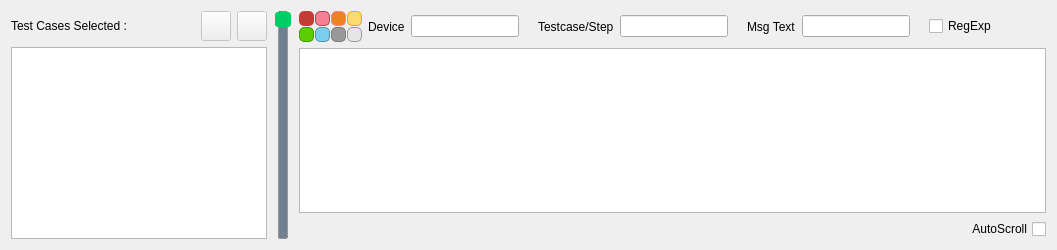
  <widget class="QWidget" name="centralWidget">
   <layout class="QGridLayout" name="gridLayout">
    <item row="0" column="1">
     <widget class="QSlider" name="slidLogLevel">
      <property name="font">
       <font>
        <underline>false</underline>
        <strikeout>false</strikeout>
       </font>
      </property>
      <property name="cursor">
       <cursorShape>PointingHandCursor</cursorShape>
      </property>
      <property name="acceptDrops">
       <bool>false</bool>
      </property>
      <property name="toolTip">
       <string notr="true" extracomment="Depth Level">&lt;html&gt;&lt;head/&gt;&lt;body style=&quot;width:100px&quot;&gt;&lt;p&gt;Depth level for log messages set to %1 (Shift+F1 for Help)&lt;/p&gt;&lt;/body&gt;&lt;/html&gt;</string>
      </property>
      <property name="toolTipDuration">
       <number>-1</number>
      </property>
      <property name="whatsThis">
       <string extracomment="Log level">&lt;html&gt;&lt;head/&gt;&lt;body&gt;&lt;ul style=&quot;margin-top: 0px; margin-bottom: 0px; margin-left: 0px; margin-right: 0px; -qt-list-indent: 1;&quot;&gt;&lt;li style=&quot; margin-top:12px; margin-bottom:0px; margin-left:0px; margin-right:0px; -qt-block-indent:0; text-indent:0px;&quot;&gt;Level 1 : Messages related to the test procedure in general.&lt;/li&gt;&lt;li style=&quot; margin-top:0px; margin-bottom:0px; margin-left:0px; margin-right:0px; -qt-block-indent:0; text-indent:0px;&quot;&gt;Level 2 : Messages related to a test case included in test procedure.&lt;/li&gt;&lt;li style=&quot; margin-top:0px; margin-bottom:0px; margin-left:0px; margin-right:0px; -qt-block-indent:0; text-indent:0px;&quot;&gt;Level 3 : Messages related to a step included in a test case.&lt;/li&gt;&lt;li style=&quot; margin-top:0px; margin-bottom:0px; margin-left:0px; margin-right:0px; -qt-block-indent:0; text-indent:0px;&quot;&gt;Level 4 : Messages related to an action included in a step.&lt;/li&gt;&lt;li style=&quot; margin-top:0px; margin-bottom:0px; margin-left:0px; margin-right:0px; -qt-block-indent:0; text-indent:0px;&quot;&gt;Level 5 : Messages related to an optional operation (executed outside the context of the test prodecure).&lt;/li&gt;&lt;/ul&gt;&lt;/body&gt;&lt;/html&gt;</string>
      </property>
      <property name="accessibleDescription">
       <string/>
      </property>
      <property name="layoutDirection">
       <enum>Qt::LeftToRight</enum>
      </property>
      <property name="autoFillBackground">
       <bool>true</bool>
      </property>
      <property name="styleSheet">
       <string notr="true">QSlider::groove:vertical {
 border-radius: 3px;
 border: 1px solid black;
	width:8px;
    background: red;
    position: absolute; /* absolutely position 4px from the left and right of the widget. setting margins on the widget should work too... */
    left: 4px; right: 4px;
}

QSlider::handle:vertical {
 border-radius: 3px;
    height: 15px;
   width:15px;
    background: #00CD66;
    margin: 0 -4px; /* expand outside the groove */
}

QSlider::add-page:vertical {
 border-radius: 3px;
 border: 1px solid #999999;
    background: #708090;
}

QSlider::sub-page:vertical {
    background: #00CD66;
 border-radius: 3px;
}</string>
      </property>
      <property name="minimum">
       <number>1</number>
      </property>
      <property name="maximum">
       <number>5</number>
      </property>
      <property name="pageStep">
       <number>1</number>
      </property>
      <property name="orientation">
       <enum>Qt::Vertical</enum>
      </property>
      <property name="invertedAppearance">
       <bool>true</bool>
      </property>
      <property name="invertedControls">
       <bool>false</bool>
      </property>
      <property name="tickPosition">
       <enum>QSlider::TicksBelow</enum>
      </property>
      <property name="tickInterval">
       <number>1</number>
      </property>
     </widget>
    </item>
    <item row="0" column="0">
     <layout class="QVBoxLayout" name="verticalLayout">
      <item>
       <layout class="QHBoxLayout" name="horizontalLayout">
        <item>
         <widget class="QLabel" name="label">
          <property name="text">
           <string>Test Cases Selected :</string>
          </property>
         </widget>
        </item>
        <item>
         <spacer name="horizontalSpacer_5">
          <property name="orientation">
           <enum>Qt::Horizontal</enum>
          </property>
          <property name="sizeType">
           <enum>QSizePolicy::Minimum</enum>
          </property>
          <property name="sizeHint" stdset="0">
           <size>
            <width>40</width>
            <height>20</height>
           </size>
          </property>
         </spacer>
        </item>
        <item>
         <widget class="QPushButton" name="btnAddTC">
          <property name="enabled">
           <bool>false</bool>
          </property>
          <property name="minimumSize">
           <size>
            <width>30</width>
            <height>30</height>
           </size>
          </property>
          <property name="maximumSize">
           <size>
            <width>30</width>
            <height>30</height>
           </size>
          </property>
          <property name="toolTip">
           <string>Add Test Cases</string>
          </property>
          <property name="text">
           <string/>
          </property>
          <property name="icon">
           <iconset resource="../qrc/Rcc.qrc">
            <normaloff>:/images/plus.png</normaloff>:/images/plus.png</iconset>
          </property>
         </widget>
        </item>
        <item>
         <widget class="QPushButton" name="btnRemoveTC">
          <property name="enabled">
           <bool>false</bool>
          </property>
          <property name="minimumSize">
           <size>
            <width>30</width>
            <height>30</height>
           </size>
          </property>
          <property name="maximumSize">
           <size>
            <width>30</width>
            <height>30</height>
           </size>
          </property>
          <property name="toolTip">
           <string>Remove Test Cases</string>
          </property>
          <property name="text">
           <string/>
          </property>
          <property name="icon">
           <iconset resource="../qrc/Rcc.qrc">
            <normaloff>:/images/minus.png</normaloff>:/images/minus.png</iconset>
          </property>
         </widget>
        </item>
       </layout>
      </item>
      <item>
       <widget class="QListView" name="lstviewTestCases">
        <property name="enabled">
         <bool>true</bool>
        </property>
        <property name="maximumSize">
         <size>
          <width>400</width>
          <height>16777215</height>
         </size>
        </property>
        <property name="font">
         <font>
          <pointsize>10</pointsize>
         </font>
        </property>
        <property name="autoFillBackground">
         <bool>true</bool>
        </property>
        <property name="editTriggers">
         <set>QAbstractItemView::NoEditTriggers</set>
        </property>
        <property name="showDropIndicator" stdset="0">
         <bool>true</bool>
        </property>
        <property name="selectionMode">
         <enum>QAbstractItemView::NoSelection</enum>
        </property>
       </widget>
      </item>
     </layout>
    </item>
    <item row="0" column="2">
     <layout class="QVBoxLayout" name="verticalLayout_2">
      <item>
       <layout class="QHBoxLayout" name="horizontalLayout_2">
        <property name="sizeConstraint">
         <enum>QLayout::SetMaximumSize</enum>
        </property>
        <item>
         <layout class="QGridLayout" name="gridLayout_2">
          <property name="sizeConstraint">
           <enum>QLayout::SetDefaultConstraint</enum>
          </property>
          <property name="spacing">
           <number>1</number>
          </property>
          <item row="0" column="2">
           <widget class="QPushButton" name="btnWarn">
            <property name="minimumSize">
             <size>
              <width>15</width>
              <height>15</height>
             </size>
            </property>
            <property name="maximumSize">
             <size>
              <width>15</width>
              <height>15</height>
             </size>
            </property>
            <property name="cursor">
             <cursorShape>PointingHandCursor</cursorShape>
            </property>
            <property name="toolTip">
             <string>Warning</string>
            </property>
            <property name="styleSheet">
             <string notr="true">background-color:#ed8223;
	border-radius:5px;
border:1px solid #f78096;</string>
            </property>
            <property name="text">
             <string/>
            </property>
            <property name="checkable">
             <bool>true</bool>
            </property>
            <property name="checked">
             <bool>false</bool>
            </property>
           </widget>
          </item>
          <item row="1" column="0">
           <widget class="QPushButton" name="btnPass">
            <property name="minimumSize">
             <size>
              <width>15</width>
              <height>15</height>
             </size>
            </property>
            <property name="maximumSize">
             <size>
              <width>15</width>
              <height>15</height>
             </size>
            </property>
            <property name="cursor">
             <cursorShape>PointingHandCursor</cursorShape>
            </property>
            <property name="toolTip">
             <string>Success</string>
            </property>
            <property name="styleSheet">
             <string notr="true">background: #5CCD00;
border-radius: 5px;
border:1px solid #459A00;</string>
            </property>
            <property name="text">
             <string/>
            </property>
            <property name="checkable">
             <bool>true</bool>
            </property>
            <property name="checked">
             <bool>false</bool>
            </property>
           </widget>
          </item>
          <item row="1" column="1">
           <widget class="QPushButton" name="btnSkip">
            <property name="minimumSize">
             <size>
              <width>15</width>
              <height>15</height>
             </size>
            </property>
            <property name="maximumSize">
             <size>
              <width>15</width>
              <height>15</height>
             </size>
            </property>
            <property name="cursor">
             <cursorShape>PointingHandCursor</cursorShape>
            </property>
            <property name="toolTip">
             <string>Avoidance</string>
            </property>
            <property name="styleSheet">
             <string notr="true">border:1px solid #5690a6;
	background-color:#7cceee;
border-radius:5px;</string>
            </property>
            <property name="text">
             <string/>
            </property>
            <property name="checkable">
             <bool>true</bool>
            </property>
            <property name="checked">
             <bool>false</bool>
            </property>
           </widget>
          </item>
          <item row="0" column="1">
           <widget class="QPushButton" name="btnErro">
            <property name="minimumSize">
             <size>
              <width>15</width>
              <height>15</height>
             </size>
            </property>
            <property name="maximumSize">
             <size>
              <width>15</width>
              <height>15</height>
             </size>
            </property>
            <property name="cursor">
             <cursorShape>PointingHandCursor</cursorShape>
            </property>
            <property name="toolTip">
             <string>Error</string>
            </property>
            <property name="styleSheet">
             <string notr="true">background:#f78096;
border:1px solid #ae4553;
border-radius:5px;</string>
            </property>
            <property name="text">
             <string/>
            </property>
            <property name="checkable">
             <bool>true</bool>
            </property>
            <property name="checked">
             <bool>false</bool>
            </property>
           </widget>
          </item>
          <item row="1" column="2">
           <widget class="QPushButton" name="btnMsg1">
            <property name="minimumSize">
             <size>
              <width>15</width>
              <height>15</height>
             </size>
            </property>
            <property name="maximumSize">
             <size>
              <width>15</width>
              <height>15</height>
             </size>
            </property>
            <property name="cursor">
             <cursorShape>PointingHandCursor</cursorShape>
            </property>
            <property name="toolTip">
             <string>Message</string>
            </property>
            <property name="autoFillBackground">
             <bool>false</bool>
            </property>
            <property name="styleSheet">
             <string notr="true">  border: 1px solid #7e7e7e;
background:#999;
border-radius:5px;</string>
            </property>
            <property name="text">
             <string/>
            </property>
            <property name="checkable">
             <bool>true</bool>
            </property>
            <property name="checked">
             <bool>false</bool>
            </property>
           </widget>
          </item>
          <item row="0" column="0">
           <widget class="QPushButton" name="btnFail">
            <property name="minimumSize">
             <size>
              <width>15</width>
              <height>15</height>
             </size>
            </property>
            <property name="maximumSize">
             <size>
              <width>15</width>
              <height>15</height>
             </size>
            </property>
            <property name="cursor">
             <cursorShape>PointingHandCursor</cursorShape>
            </property>
            <property name="toolTip">
             <string>Failure</string>
            </property>
            <property name="styleSheet">
             <string notr="true">	border-radius:5px;
background-color: #c43c35;
  border-color: 1px solid  red;</string>
            </property>
            <property name="text">
             <string/>
            </property>
            <property name="checkable">
             <bool>true</bool>
            </property>
            <property name="checked">
             <bool>false</bool>
            </property>
            <property name="flat">
             <bool>false</bool>
            </property>
           </widget>
          </item>
          <item row="1" column="3">
           <widget class="QPushButton" name="btnMsg2">
            <property name="minimumSize">
             <size>
              <width>15</width>
              <height>15</height>
             </size>
            </property>
            <property name="maximumSize">
             <size>
              <width>15</width>
              <height>15</height>
             </size>
            </property>
            <property name="cursor">
             <cursorShape>PointingHandCursor</cursorShape>
            </property>
            <property name="toolTip">
             <string>Trace</string>
            </property>
            <property name="autoFillBackground">
             <bool>false</bool>
            </property>
            <property name="styleSheet">
             <string notr="true">background-color: #E6E6E6;
border-radius:5px;
  border: 1px solid #999;</string>
            </property>
            <property name="text">
             <string/>
            </property>
            <property name="checkable">
             <bool>true</bool>
            </property>
            <property name="checked">
             <bool>false</bool>
            </property>
           </widget>
          </item>
          <item row="0" column="3">
           <widget class="QPushButton" name="btnInfo">
            <property name="minimumSize">
             <size>
              <width>15</width>
              <height>15</height>
             </size>
            </property>
            <property name="maximumSize">
             <size>
              <width>15</width>
              <height>15</height>
             </size>
            </property>
            <property name="cursor">
             <cursorShape>PointingHandCursor</cursorShape>
            </property>
            <property name="toolTip">
             <string>Information</string>
            </property>
            <property name="styleSheet">
             <string notr="true">background: #FEDA71;
border-radius: 5px;
border:1px solid orange;</string>
            </property>
            <property name="text">
             <string/>
            </property>
            <property name="checkable">
             <bool>true</bool>
            </property>
            <property name="checked">
             <bool>false</bool>
            </property>
           </widget>
          </item>
         </layout>
        </item>
        <item>
         <widget class="QLabel" name="labDevice">
          <property name="text">
           <string>Device</string>
          </property>
         </widget>
        </item>
        <item>
         <widget class="QLineEdit" name="filterEditDevice">
          <property name="sizePolicy">
           <sizepolicy hsizetype="Expanding" vsizetype="Maximum">
            <horstretch>0</horstretch>
            <verstretch>0</verstretch>
           </sizepolicy>
          </property>
          <property name="minimumSize">
           <size>
            <width>0</width>
            <height>0</height>
           </size>
          </property>
          <property name="maximumSize">
           <size>
            <width>200</width>
            <height>16777215</height>
           </size>
          </property>
         </widget>
        </item>
        <item>
         <spacer name="horizontalSpacer">
          <property name="orientation">
           <enum>Qt::Horizontal</enum>
          </property>
          <property name="sizeType">
           <enum>QSizePolicy::Preferred</enum>
          </property>
          <property name="sizeHint" stdset="0">
           <size>
            <width>13</width>
            <height>17</height>
           </size>
          </property>
         </spacer>
        </item>
        <item>
         <widget class="QLabel" name="labTCase_Step">
          <property name="text">
           <string>Testcase/Step</string>
          </property>
         </widget>
        </item>
        <item>
         <widget class="QLineEdit" name="filterEditTCase">
          <property name="sizePolicy">
           <sizepolicy hsizetype="Expanding" vsizetype="Maximum">
            <horstretch>0</horstretch>
            <verstretch>0</verstretch>
           </sizepolicy>
          </property>
          <property name="minimumSize">
           <size>
            <width>0</width>
            <height>0</height>
           </size>
          </property>
          <property name="maximumSize">
           <size>
            <width>200</width>
            <height>16777215</height>
           </size>
          </property>
         </widget>
        </item>
        <item>
         <spacer name="horizontalSpacer_2">
          <property name="orientation">
           <enum>Qt::Horizontal</enum>
          </property>
          <property name="sizeType">
           <enum>QSizePolicy::Preferred</enum>
          </property>
          <property name="sizeHint" stdset="0">
           <size>
            <width>13</width>
            <height>17</height>
           </size>
          </property>
         </spacer>
        </item>
        <item>
         <widget class="QLabel" name="labMsgtext">
          <property name="text">
           <string>Msg Text</string>
          </property>
         </widget>
        </item>
        <item>
         <widget class="QLineEdit" name="filterEditMsgText">
          <property name="enabled">
           <bool>true</bool>
          </property>
          <property name="sizePolicy">
           <sizepolicy hsizetype="Expanding" vsizetype="Maximum">
            <horstretch>0</horstretch>
            <verstretch>0</verstretch>
           </sizepolicy>
          </property>
          <property name="minimumSize">
           <size>
            <width>0</width>
            <height>0</height>
           </size>
          </property>
          <property name="sizeIncrement">
           <size>
            <width>20</width>
            <height>0</height>
           </size>
          </property>
          <property name="baseSize">
           <size>
            <width>0</width>
            <height>0</height>
           </size>
          </property>
          <property name="toolTip">
           <string>Message Text</string>
          </property>
         </widget>
        </item>
        <item>
         <spacer name="horizontalSpacer_3">
          <property name="orientation">
           <enum>Qt::Horizontal</enum>
          </property>
          <property name="sizeType">
           <enum>QSizePolicy::Preferred</enum>
          </property>
          <property name="sizeHint" stdset="0">
           <size>
            <width>13</width>
            <height>17</height>
           </size>
          </property>
         </spacer>
        </item>
        <item>
         <widget class="QCheckBox" name="ckboxRegExp">
          <property name="text">
           <string>RegExp</string>
          </property>
         </widget>
        </item>
        <item>
         <spacer name="horizontalSpacer_4">
          <property name="orientation">
           <enum>Qt::Horizontal</enum>
          </property>
          <property name="sizeType">
           <enum>QSizePolicy::Preferred</enum>
          </property>
          <property name="sizeHint" stdset="0">
           <size>
            <width>13</width>
            <height>17</height>
           </size>
          </property>
         </spacer>
        </item>
        <item>
         <widget class="QPushButton" name="BtnCleanTable">
          <property name="minimumSize">
           <size>
            <width>30</width>
            <height>30</height>
           </size>
          </property>
          <property name="maximumSize">
           <size>
            <width>30</width>
            <height>30</height>
           </size>
          </property>
          <property name="palette">
           <palette>
            <active>
             <colorrole role="WindowText">
              <brush brushstyle="SolidPattern">
               <color alpha="255">
                <red>231</red>
                <green>231</green>
                <blue>231</blue>
               </color>
              </brush>
             </colorrole>
             <colorrole role="Button">
              <brush brushstyle="SolidPattern">
               <color alpha="0">
                <red>0</red>
                <green>0</green>
                <blue>0</blue>
               </color>
              </brush>
             </colorrole>
             <colorrole role="Dark">
              <brush brushstyle="SolidPattern">
               <color alpha="0">
                <red>0</red>
                <green>0</green>
                <blue>0</blue>
               </color>
              </brush>
             </colorrole>
             <colorrole role="Text">
              <brush brushstyle="SolidPattern">
               <color alpha="255">
                <red>231</red>
                <green>231</green>
                <blue>231</blue>
               </color>
              </brush>
             </colorrole>
             <colorrole role="ButtonText">
              <brush brushstyle="SolidPattern">
               <color alpha="255">
                <red>231</red>
                <green>231</green>
                <blue>231</blue>
               </color>
              </brush>
             </colorrole>
             <colorrole role="Base">
              <brush brushstyle="SolidPattern">
               <color alpha="0">
                <red>0</red>
                <green>0</green>
                <blue>0</blue>
               </color>
              </brush>
             </colorrole>
             <colorrole role="Window">
              <brush brushstyle="SolidPattern">
               <color alpha="0">
                <red>0</red>
                <green>0</green>
                <blue>0</blue>
               </color>
              </brush>
             </colorrole>
             <colorrole role="PlaceholderText">
              <brush brushstyle="SolidPattern">
               <color alpha="128">
                <red>231</red>
                <green>231</green>
                <blue>231</blue>
               </color>
              </brush>
             </colorrole>
            </active>
            <inactive>
             <colorrole role="WindowText">
              <brush brushstyle="SolidPattern">
               <color alpha="255">
                <red>231</red>
                <green>231</green>
                <blue>231</blue>
               </color>
              </brush>
             </colorrole>
             <colorrole role="Button">
              <brush brushstyle="SolidPattern">
               <color alpha="0">
                <red>0</red>
                <green>0</green>
                <blue>0</blue>
               </color>
              </brush>
             </colorrole>
             <colorrole role="Dark">
              <brush brushstyle="SolidPattern">
               <color alpha="0">
                <red>0</red>
                <green>0</green>
                <blue>0</blue>
               </color>
              </brush>
             </colorrole>
             <colorrole role="Text">
              <brush brushstyle="SolidPattern">
               <color alpha="255">
                <red>231</red>
                <green>231</green>
                <blue>231</blue>
               </color>
              </brush>
             </colorrole>
             <colorrole role="ButtonText">
              <brush brushstyle="SolidPattern">
               <color alpha="255">
                <red>231</red>
                <green>231</green>
                <blue>231</blue>
               </color>
              </brush>
             </colorrole>
             <colorrole role="Base">
              <brush brushstyle="SolidPattern">
               <color alpha="0">
                <red>0</red>
                <green>0</green>
                <blue>0</blue>
               </color>
              </brush>
             </colorrole>
             <colorrole role="Window">
              <brush brushstyle="SolidPattern">
               <color alpha="0">
                <red>0</red>
                <green>0</green>
                <blue>0</blue>
               </color>
              </brush>
             </colorrole>
             <colorrole role="PlaceholderText">
              <brush brushstyle="SolidPattern">
               <color alpha="128">
                <red>231</red>
                <green>231</green>
                <blue>231</blue>
               </color>
              </brush>
             </colorrole>
            </inactive>
            <disabled>
             <colorrole role="WindowText">
              <brush brushstyle="SolidPattern">
               <color alpha="0">
                <red>0</red>
                <green>0</green>
                <blue>0</blue>
               </color>
              </brush>
             </colorrole>
             <colorrole role="Button">
              <brush brushstyle="SolidPattern">
               <color alpha="0">
                <red>0</red>
                <green>0</green>
                <blue>0</blue>
               </color>
              </brush>
             </colorrole>
             <colorrole role="Dark">
              <brush brushstyle="SolidPattern">
               <color alpha="0">
                <red>0</red>
                <green>0</green>
                <blue>0</blue>
               </color>
              </brush>
             </colorrole>
             <colorrole role="Text">
              <brush brushstyle="SolidPattern">
               <color alpha="0">
                <red>0</red>
                <green>0</green>
                <blue>0</blue>
               </color>
              </brush>
             </colorrole>
             <colorrole role="ButtonText">
              <brush brushstyle="SolidPattern">
               <color alpha="0">
                <red>0</red>
                <green>0</green>
                <blue>0</blue>
               </color>
              </brush>
             </colorrole>
             <colorrole role="Base">
              <brush brushstyle="SolidPattern">
               <color alpha="0">
                <red>0</red>
                <green>0</green>
                <blue>0</blue>
               </color>
              </brush>
             </colorrole>
             <colorrole role="Window">
              <brush brushstyle="SolidPattern">
               <color alpha="0">
                <red>0</red>
                <green>0</green>
                <blue>0</blue>
               </color>
              </brush>
             </colorrole>
             <colorrole role="PlaceholderText">
              <brush brushstyle="SolidPattern">
               <color alpha="128">
                <red>231</red>
                <green>231</green>
                <blue>231</blue>
               </color>
              </brush>
             </colorrole>
            </disabled>
           </palette>
          </property>
          <property name="cursor">
           <cursorShape>PointingHandCursor</cursorShape>
          </property>
          <property name="toolTip">
           <string>clear the Log</string>
          </property>
          <property name="styleSheet">
           <string notr="true">background-color: transparent; </string>
          </property>
          <property name="text">
           <string/>
          </property>
          <property name="icon">
           <iconset resource="../qrc/Rcc.qrc">
            <normaloff>:/images/cross.png</normaloff>:/images/cross.png</iconset>
          </property>
          <property name="shortcut">
           <string notr="true"/>
          </property>
          <property name="autoExclusive">
           <bool>false</bool>
          </property>
          <property name="flat">
           <bool>true</bool>
          </property>
         </widget>
        </item>
       </layout>
      </item>
      <item>
       <widget class="QTableView" name="tabViewContent">
        <property name="enabled">
         <bool>true</bool>
        </property>
        <property name="sizePolicy">
         <sizepolicy hsizetype="Expanding" vsizetype="Expanding">
          <horstretch>0</horstretch>
          <verstretch>0</verstretch>
         </sizepolicy>
        </property>
        <property name="minimumSize">
         <size>
          <width>585</width>
          <height>0</height>
         </size>
        </property>
        <property name="maximumSize">
         <size>
          <width>16777215</width>
          <height>16777215</height>
         </size>
        </property>
        <property name="sizeIncrement">
         <size>
          <width>0</width>
          <height>0</height>
         </size>
        </property>
        <property name="baseSize">
         <size>
          <width>0</width>
          <height>0</height>
         </size>
        </property>
        <property name="autoFillBackground">
         <bool>true</bool>
        </property>
        <property name="verticalScrollBarPolicy">
         <enum>Qt::ScrollBarAsNeeded</enum>
        </property>
        <property name="sizeAdjustPolicy">
         <enum>QAbstractScrollArea::AdjustToContents</enum>
        </property>
        <property name="autoScroll">
         <bool>true</bool>
        </property>
        <property name="editTriggers">
         <set>QAbstractItemView::NoEditTriggers</set>
        </property>
        <property name="tabKeyNavigation">
         <bool>true</bool>
        </property>
        <property name="showDropIndicator" stdset="0">
         <bool>true</bool>
        </property>
        <property name="dragDropOverwriteMode">
         <bool>false</bool>
        </property>
        <property name="selectionMode">
         <enum>QAbstractItemView::SingleSelection</enum>
        </property>
        <property name="selectionBehavior">
         <enum>QAbstractItemView::SelectRows</enum>
        </property>
        <property name="showGrid">
         <bool>true</bool>
        </property>
        <property name="sortingEnabled">
         <bool>false</bool>
        </property>
        <property name="columnCount" stdset="0">
         <number>5</number>
        </property>
        <attribute name="horizontalHeaderVisible">
         <bool>true</bool>
        </attribute>
        <attribute name="horizontalHeaderCascadingSectionResizes">
         <bool>true</bool>
        </attribute>
        <attribute name="horizontalHeaderMinimumSectionSize">
         <number>50</number>
        </attribute>
        <attribute name="horizontalHeaderDefaultSectionSize">
         <number>150</number>
        </attribute>
        <attribute name="horizontalHeaderShowSortIndicator" stdset="0">
         <bool>false</bool>
        </attribute>
        <attribute name="horizontalHeaderStretchLastSection">
         <bool>true</bool>
        </attribute>
        <attribute name="verticalHeaderVisible">
         <bool>false</bool>
        </attribute>
        <attribute name="verticalHeaderMinimumSectionSize">
         <number>20</number>
        </attribute>
        <attribute name="verticalHeaderDefaultSectionSize">
         <number>20</number>
        </attribute>
        <attribute name="verticalHeaderHighlightSections">
         <bool>false</bool>
        </attribute>
       </widget>
      </item>
      <item>
       <layout class="QHBoxLayout" name="horizontalLayout_7">
        <item>
         <spacer name="horizontalSpacer_6">
          <property name="orientation">
           <enum>Qt::Horizontal</enum>
          </property>
          <property name="sizeHint" stdset="0">
           <size>
            <width>40</width>
            <height>20</height>
           </size>
          </property>
         </spacer>
        </item>
        <item>
         <widget class="QCheckBox" name="ckboxAutoScroll">
          <property name="layoutDirection">
           <enum>Qt::RightToLeft</enum>
          </property>
          <property name="text">
           <string>AutoScroll</string>
          </property>
         </widget>
        </item>
       </layout>
      </item>
     </layout>
    </item>
   </layout>
  </widget>
